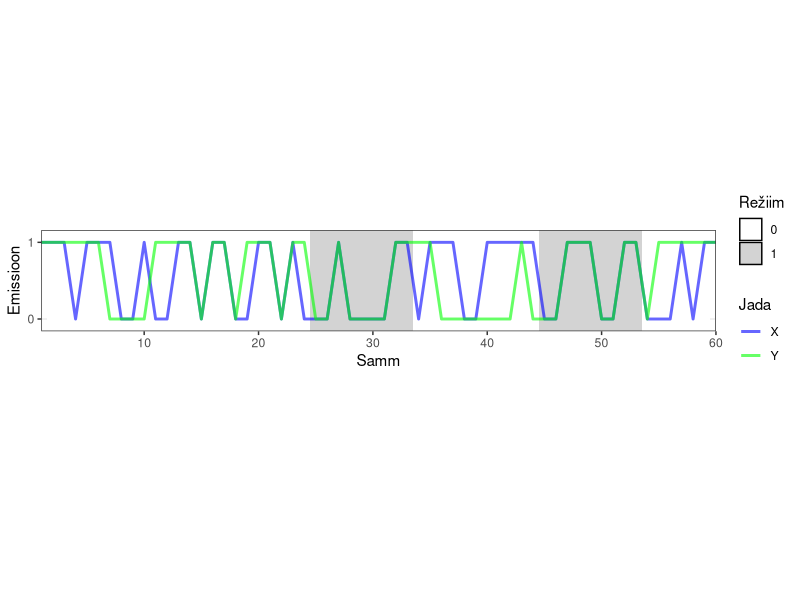
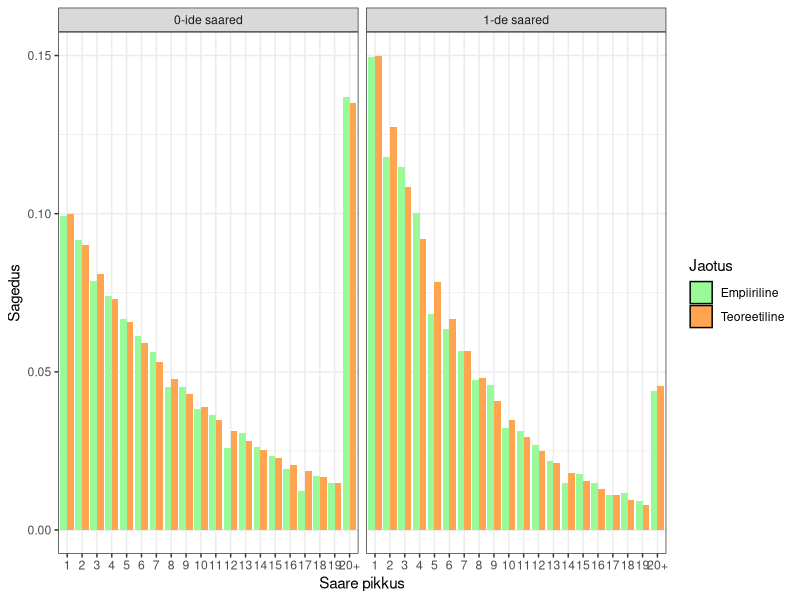
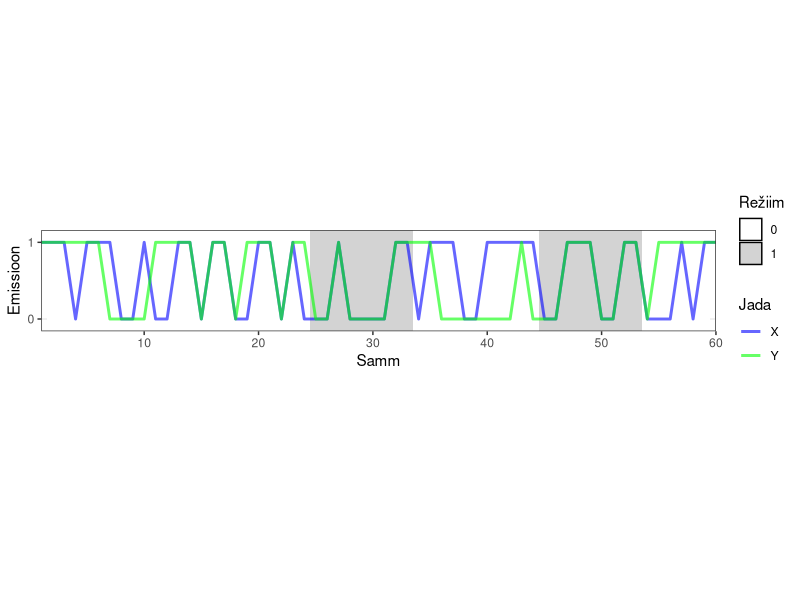
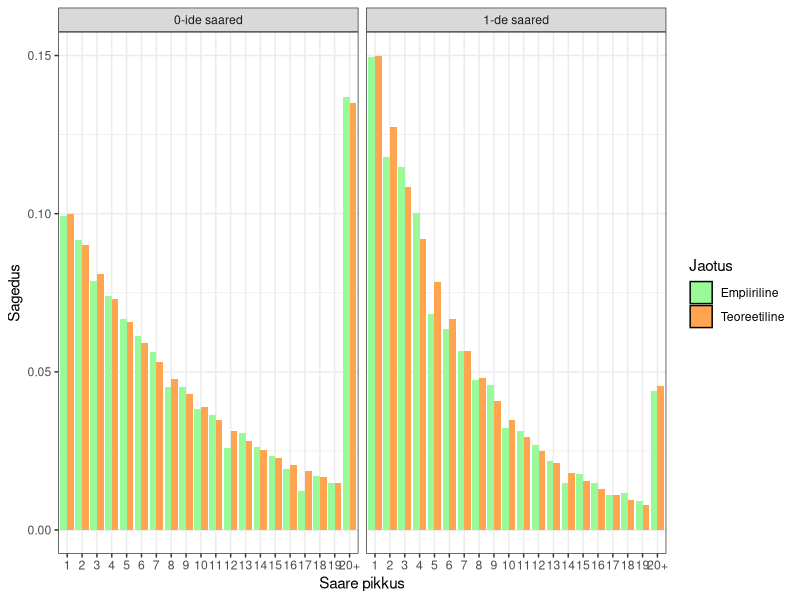

Here is the R script that generated these plots, in order:
#Programm sõltuvuse/sõltumatuse saartega VMM-i korral jadade genereerimiseks

library(ggplot2)
library(dplyr)
library(tidyr)

  #Bernoulli jaotuse generaator
rber = function(p) {
  return(rbinom(1,1,p))
}

#Graafikul kuvatavate jadade pikkus
n = 60
#järjestikuste 0-ide ja 1-de saarte arv
m = 10000

#q_Z(0|0)
p = 0.9
#q_Z(1|1)
q = 0.85
#P(X=Y|Z=1)
f1 = 0.96

#statsionaarne jaotus
pi_Z = c((q-1)/(q+p-2), (p-1)/(q+p-2))

#Režiimi Z üleminekute generaator
Z_yleminek = function(z) {
  if (z == 0) {
    return((1-rber(p)))
  }
  return(rber(q))
}


#Emissioonide (X,Y) generaator
emissioon = function(z) {
  if (z == 0) {
    x = rber(0.5)
    y = rber(0.5)
    return(c(x,y))
  }
  if (z == 1) {
    s = rber(f1)
    if (s == 1) {
      x = rber(0.5)
      return(c(x,x))
    }
    x = rber(0.5)
    return(c(x,(1-x)))
  }
}
#Jadade X,Y,Z vektorid, 2x pikemad, kui m režiimi ülemineku korral keskmiselt vaja oleks
X = Y = Z = rep(NA, m*(1/(1-p)+1/(1-q)))

#genereerime jadasid, kuni oleme lõpetanud m järjestikuste režiimi olekute saart
i = 0
rez_loendur = 1

Z_esimene = Z_jarg = rber(pi_Z[2])

while (rez_loendur <= m) {
  i = i + 1
  Z[i] = Z_jarg
  u = emissioon(Z[i])
  X[i] = u[1]
  Y[i] = u[2]
  Z_jarg = Z_yleminek(Z[i])
  if (Z[i] != Z_jarg) rez_loendur = rez_loendur + 1
}

#jätame tühjaks jäänud väljad andmetest välja
X = X[1:i]
Y = Y[1:i]
Z = Z[1:i]
t = 1:i

#esimesed n vaatlust
W = data.frame(t,X,Y,Z) %>% filter(t <= n)
W_long = W %>% arrange(t) %>%
  pivot_longer(cols = c(X, Y), names_to = "Jada", values_to = "Seisund")

#Režiimi saarte ristkülikute loomine
Z_saared = W %>%
  mutate(xmin = t - 0.5, xmax = t + 0.5)

#Esimese 60 vaatluse graafik
U_graafik = ggplot() +
  geom_rect(data = Z_saared, 
            aes(xmin = xmin, xmax = xmax, ymin = -Inf, ymax = Inf, fill = factor(Z)), 
            alpha = 1) +
  geom_line(data = W_long, 
            aes(x = t, y = Seisund, group = Jada, color = Jada), 
            size = 1, alpha = 0.6) +
  scale_x_continuous(expand = c(0, 0), 
                     limits = c(1, n)) +
  scale_y_continuous(breaks = c(0, 1), 
                     labels = c("0","1"), 
                     limits = c(-0.1, 1.1)) +
  scale_fill_manual(values = c("0" = "white", "1" = "lightgrey")) +
  scale_color_manual(values = c("X" = "blue", "Y" = "green")) +
  guides(fill = guide_legend(override.aes = list(color = "black", linewidth = 0.5))) +
  theme_bw() +
  theme(panel.grid.minor = element_blank(),
        aspect.ratio = 0.15) +
  labs(#title = sprintf("Varjatud Markovi Mudel, p = %0.2f, q = %0.2f, P(X=Y|Z=1) = %0.2f", p, q, f1),
       x = "Samm",
       y = "Emissioon",
       fill = "Režiim",
       color = "Jada")

ggsave(filename = sprintf("VMM_esimesed_%d_graafik.pdf", n),
       plot = U_graafik,
       device = "pdf",
       width = 24,
       height = 6,
       units = "cm")
U_graafik

#Leiame järjestikuste 0-ide ja 1-de saarte pikkused
#Loome andmestiku saarte pikkuste sagedustest mõlema režiimi korral.
saared = rle(Z)
saared_df = data.frame(
  seisund = factor(saared$values),
  pikkus = pmin(saared$lengths, 20)) %>%
  group_by(seisund, pikkus) %>%
  summarise(sagedus = n(), .groups = 'drop_last') %>%
  mutate(p = sagedus / (m/2), tyyp = "Empiiriline")

#loome sarnase tabeli 
teoreetilised_df = 
  expand.grid(seisund = c("0", "1"),
              pikkus = 1:20) %>%
  mutate(p = ifelse(seisund == "0", dgeom(pikkus - 1, 1-p), dgeom(pikkus - 1, 1-q)),
         tyyp = "Teoreetiline") %>% 
  group_by(seisund) %>%
  mutate(p = ifelse(pikkus == 20, 1 - sum(p[pikkus < 20]), p))

#ühendame andmestikud
vordlus_df <- bind_rows(saared_df, teoreetilised_df)

#loome empiiriliste ja teoreetiliste jaotuste tulpdiagrammid
x_labels <- c(as.character(1:19), "20+")

jaotused = ggplot(vordlus_df, aes(x = factor(pikkus), y = p, fill = tyyp)) +
  geom_bar(stat = "identity", position = "dodge") +
  facet_wrap(~seisund, scales = "free_x", 
             labeller = as_labeller(c("0" = "0-ide saared", "1" = "1-de saared"))) +
  scale_x_discrete(labels = x_labels) + 
  scale_fill_manual(values = c("Empiiriline" = "palegreen", "Teoreetiline" = "tan1")) +
  guides(fill = guide_legend(override.aes = list(color = "black", linewidth = 0.5))) +
  theme_bw() +
  labs(x = "Saare pikkus",
       y = "Sagedus",
       fill = "Jaotus")
ggsave(filename = "VMM_saarte_pikkused.pdf",
       plot = jaotused,
       device = "pdf",
       width = 24,
       height = 12,
       units = "cm")
jaotused
